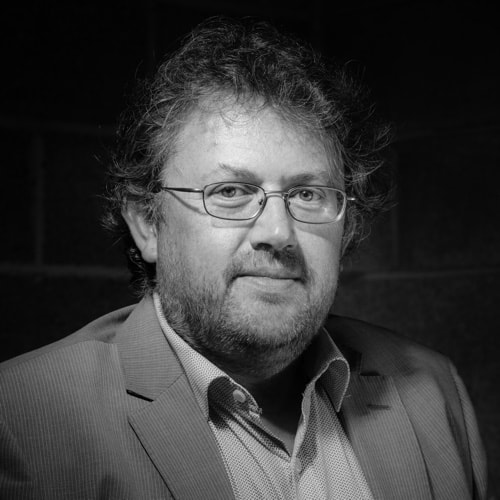
#> input picture images/bernard.jpg, 500 x 500 px
$ python -i mosaics.py   (imports and definitions only)
#> lines starting #> are read from the running program, lines starting #| are printed output that depends on the picture
# %% MOSAICS

import numpy as np
from gurobipy import Model, GRB, quicksum
from scipy.ndimage import binary_fill_holes
import os

# [236 lines left out: functions pond_pattern, pond_pattern_multiple, pond_pattern_edge, empty_mosaic, find_all_symmetric_gol_mosaics, not called in this run]

def load_all_symmetric_gol_mosaics(level:int=4):
    """
    Load all symmetric Game of Life mosaic solutions for a given level,
    using a path relative to this script's location.
    The solutions are loaded ranging from high density to low density.
    """
    if level < 3 or level > 5:
        raise ValueError("Level must be 3, 4 or 5.")
    base_dir = os.path.dirname(os.path.abspath(__file__))
    data_path = os.path.join(base_dir, "data", f"solutions_pattern_level_{level}.npy")
    solutions = np.load(data_path)
    return solutions

# [54 lines left out: functions map_greyscale_to_mosaic, numpy_to_cells, not called in this run]

# %% IMAGES

from PIL import Image

def load_image(image_path, grayscale=True):
    """
    Load an image from the given path.
    If grayscale is True, convert the image to grayscale.
    Returns a PIL Image object.
    """
#> called with image_path = 'images/bernard.jpg', grayscale = True
    img = Image.open(image_path)
#> img is the input picture: PIL image 500x500 RGB; min 0, max 248, mean 58.3
    if grayscale:
        img = img.convert('L')  # Convert to grayscale
#> img: PIL image 500x500 L
    return img

def rotate_and_pixelate(image_path, grid_size, expand=True):
    """
    1. Load square image as grayscale
    2. Rotate 45 degrees
    3. Pixelate by averaging over blocks
    4. Return low-res numpy array
    """
    if grid_size % 2 != 0:
        raise ValueError("Grid size must be even for this implementation.")

    # 1. Load image in grayscale
    img = load_image(image_path, grayscale=True)

    # 2. Resample to desired grid size
    img = img.resize((grid_size, grid_size), resample=Image.LANCZOS)
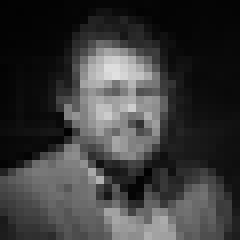
#> img: PIL image 30x30 L (shown 8 times larger); min 2, max 224, mean 58.3

    # 3. Rotate 45 degrees with expand so nothing is cut off
    img = img.rotate(45, expand=expand, fillcolor=255)
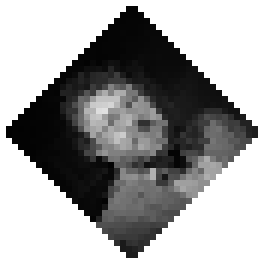
#> img: PIL image 44x44 L (shown 6 times larger); min 2, max 255, mean 160.7

    # cut off edges and return as numpy array
    return np.array(img)[1:-1,1:-1]
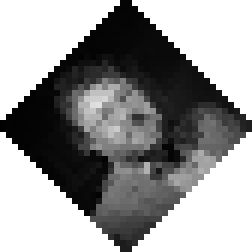
#> returned value: shape (42, 42) (shown 6 times larger); min 2, max 255, mean 151.5

def extract_diagonal_patterns(lowres):
    """
    Extract diagonal patterns from a low-res array.
    Returns two arrays: one for the first diagonal pattern and one for the second.
    """
    grid_size = lowres.shape[0]
#> grid_size = 42
    # first diagonals
    diag_indices_first = [[(grid_size//2-1-i+j, i+j) for i in range(grid_size//2)] for j in range(grid_size//2+1)]
    diag_indices_first = np.array(diag_indices_first)
    diag_indices_first_shape = diag_indices_first.shape
#> diag_indices_first_shape = (22, 21, 2)
    diag_indices_first = diag_indices_first.reshape(-1,diag_indices_first.shape[-1])
    # second diagonals
    diag_indices_second = [[(grid_size//2-i+j, i+j) for i in range(grid_size//2+1)] for j in range(grid_size//2)]
    diag_indices_second = np.array(diag_indices_second)
    diag_indices_second_shape = diag_indices_second.shape
#> diag_indices_second_shape = (21, 22, 2)
    diag_indices_second = diag_indices_second.reshape(-1,diag_indices_second.shape[-1])
    # zip indices
    rows_first, cols_first = zip(*diag_indices_first)
    rows_second, cols_second = zip(*diag_indices_second)
    # extract patterns
    lowres_first = lowres[rows_first, cols_first].reshape(diag_indices_first_shape[:2])
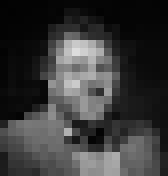
#> lowres_first: shape (22, 21) (shown 8 times larger); min 2, max 221, mean 57.3
    lowres_second = lowres[rows_second, cols_second].reshape(diag_indices_second_shape[:2])
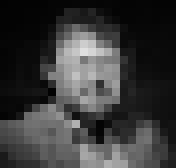
#> lowres_second: shape (21, 22) (shown 8 times larger); min 2, max 224, mean 57.5
    # return
    return lowres_first, lowres_second

def diagonal_patterns_to_mosaic(lowres_first, lowres_second, level=4, invert=True, random=True):
    solutions = load_all_symmetric_gol_mosaics(level=level)

    mosaics_first = map_greyscale_to_mosaic(lowres_first/255, solutions, invert=invert, random=random)
    mosaics_second = map_greyscale_to_mosaic(lowres_second/255, solutions, invert=invert, random=random)

    big_array_first = np.block([[mosaics_first[i, j] for j in range(mosaics_first.shape[1])]
                      for i in range(mosaics_first.shape[0])])
    big_array_second = np.block([[mosaics_second[i, j] for j in range(mosaics_second.shape[1])]
                      for i in range(mosaics_second.shape[0])])

    # add white edge around top row tiles
    pond_width = 6
    pad_tuple = ( ((pond_width-3)*(2*level-1) + 1 + 2) // 2, ((pond_width-3)*(2*level-1) + 1 + 2) // 2 )
    pad_width = ((0,0), pad_tuple)
    solution_mosaic_first = np.pad(big_array_first, pad_width=pad_width, constant_values=0)

    # add white edge around second-row tiles
    pad_width = (pad_tuple, (0,0))
    solution_mosaic_second = np.pad(big_array_second, pad_width=pad_width, constant_values=0)

    solution_mosaic = solution_mosaic_first + solution_mosaic_second
    return solution_mosaic

def image_to_still_life(image_path, grid_size=30, level=4, random=True, invert=True):
    """
    Convert an image to a still life mosaic pattern.
    """
    lowres = rotate_and_pixelate(image_path, grid_size, expand=True)
    lowres_first, lowres_second = extract_diagonal_patterns(lowres)
    solution_mosaic = diagonal_patterns_to_mosaic(lowres_first, lowres_second, level=level, invert=invert, random=random)
    return solution_mosaic

# [11 lines left out: function save_mosaic_as_image, not called in this run]

#> (the run stopped early here; a loop or call above may not have finished)

$ run again, on images/bionamix.jpg
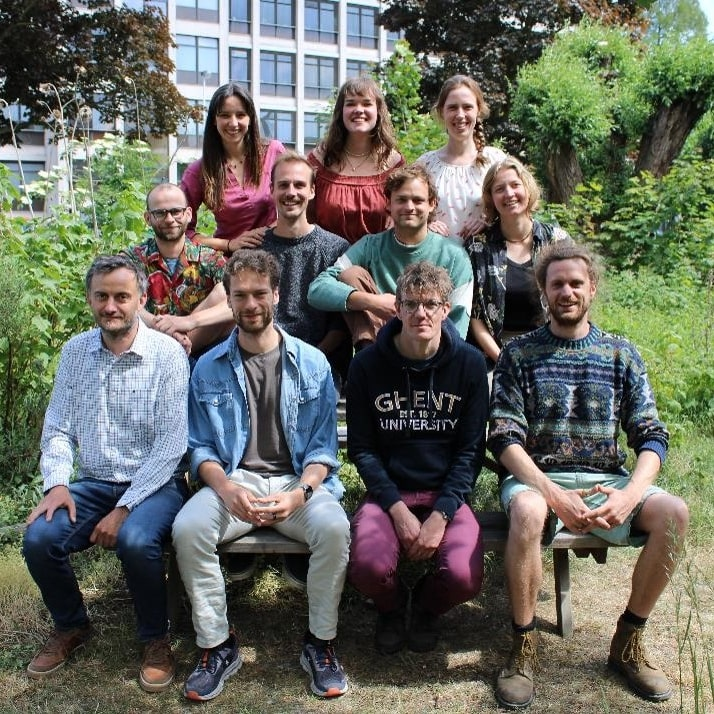
#> input picture images/bionamix.jpg, 714 x 714 px
#> in load_image, img is the input picture: PIL image 714x714 RGB; mean R, G, B 104.3, 106.2, 96.2
#> in load_image, `img = img.convert('L')`:
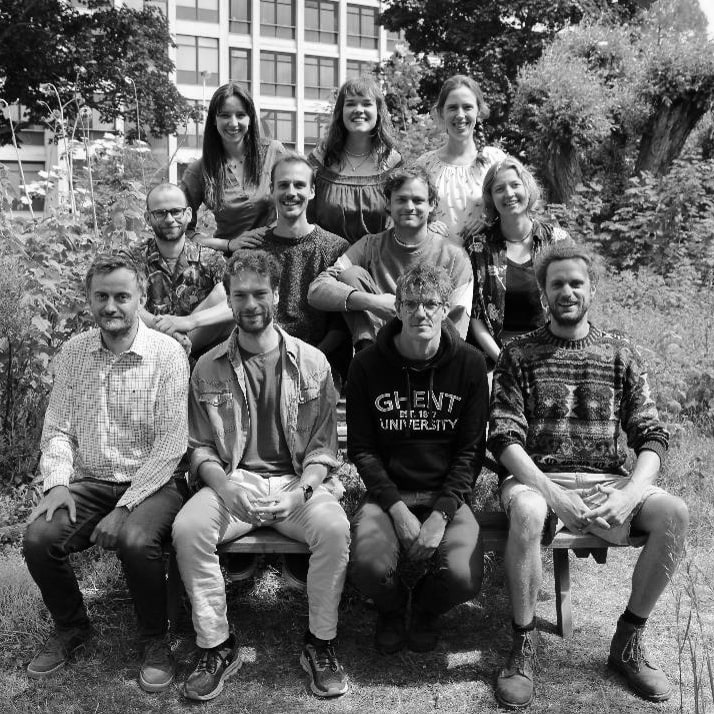
#> img: PIL image 714x714 L; min 0, max 255, mean 104.5
#> in extract_diagonal_patterns, `lowres_second = lowres[rows_second, cols_second].reshape(diag_indices_..`:
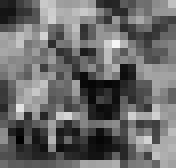
#> lowres_second: shape (21, 22) (shown 8 times larger); min 0, max 245, mean 105.8

$ run again, on images/conway.jpg
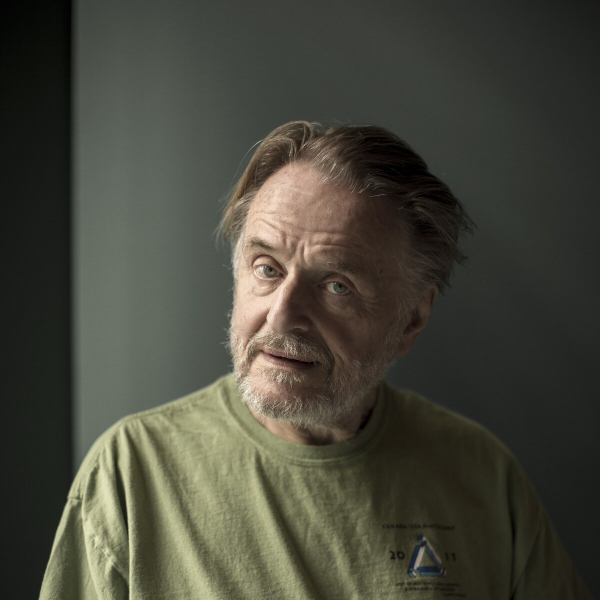
#> input picture images/conway.jpg, 1200 x 1200 px (shown at 1/2 size)
#> in load_image, img is the input picture: PIL image 1200x1200 RGB; mean R, G, B 70.8, 70.5, 59.3
#> in load_image, `img = img.convert('L')`:
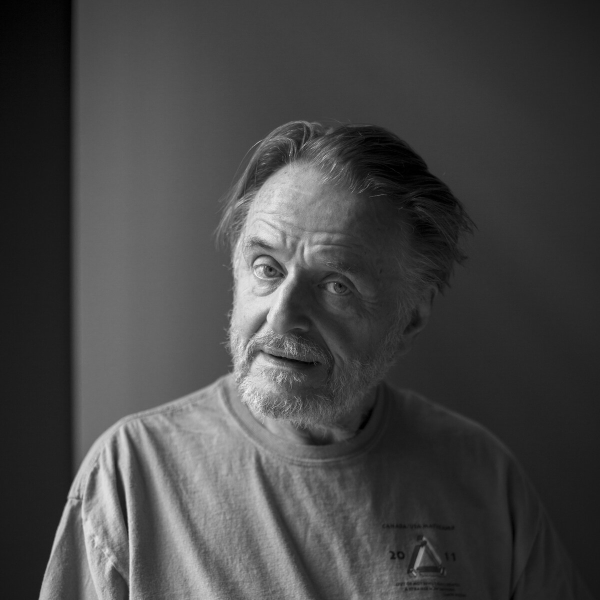
#> img: PIL image 1200x1200 L (shown at 1/2 size); min 0, max 249, mean 69.3
#> in extract_diagonal_patterns, `lowres_second = lowres[rows_second, cols_second].reshape(diag_indices_..`:
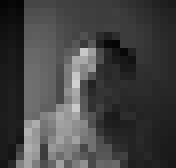
#> lowres_second: shape (21, 22) (shown 8 times larger); min 4, max 209, mean 67.5
